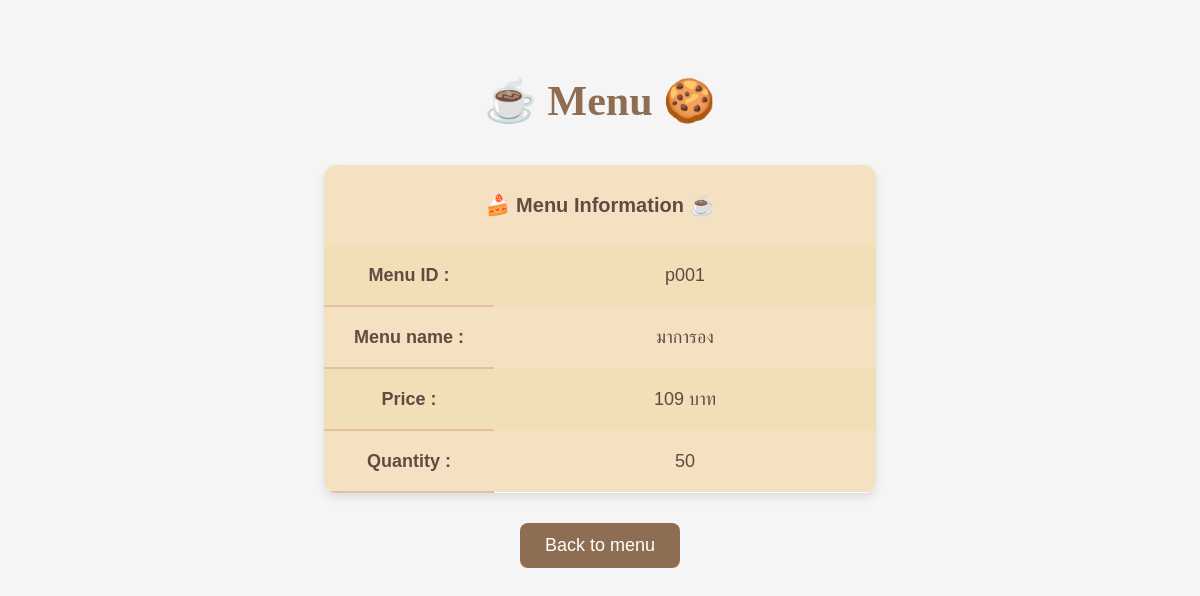
/CoffeeShop/DetailCoffee.php?ProductID=p001, run on the app's committed database.
### tables this page shows
CREATE TABLE `product` (
  `ProductID` varchar(4) NOT NULL,
  `ProductName` varchar(30) NOT NULL,
  `ProductPrice` int(4) NOT NULL,
  `ProductQuantity` int(10) NOT NULL
);

### CoffeeShop/DetailCoffee.php (the view, shortened to what this page needs)
<!DOCTYPE html>
<html lang="th">
<head>
</head>
<body>
<?php
$ProductID = $_REQUEST['ProductID'];
$hostname = "localhost";
$username = "root";
$password = "";
$dbname = "coffeeshop";
$conn = mysqli_connect($hostname, $username, $password, $dbname);
mysqli_set_charset($conn, "utf8mb4");
$ProductID = mysqli_real_escape_string($conn, $ProductID);
$sql = "SELECT * FROM product WHERE ProductID = '$ProductID'";
$result = mysqli_query($conn, $sql);
$data = mysqli_fetch_assoc($result);
echo "<h1>☕ Menu 🍪</h1>";
echo "<div class='table-container'>
        <table>";
echo "<tr>
        <td align='center' colspan='2' bgcolor='#FFE4B5' style='height: 50px; font-size: 20px;'>
            <b> 🍰 Menu Information ☕ </b>
        </td>
      </tr>";
echo "<tr><td style='width: 140px; height: 30px;'> <b> Menu ID : </b> </td><td style='height: 30px;'> {$data['ProductID']} </td></tr>";
echo "<tr><td style='height: 30px;'> <b> Menu name : </b> </td><td style='height: 30px;'> {$data['ProductName']} </td></tr>";
echo "<tr><td style='height: 30px;'> <b> Price : </b> </td><td style='height: 30px;'> {$data['ProductPrice']} บาท </td></tr>";
echo "<tr><td style='height: 30px;'> <b> Quantity : </b> </td><td style='height: 30px;'> {$data['ProductQuantity']} </td></tr>";
echo "</table>
      </div>";
?>
<div class="btn-container">
    <a href="ListOfCoffee.php">
        <button> Back to menu </button>
    </a>
</div>
</body>
</html>

### CoffeeShop/DetailCoffee.php (style rules this page uses)
body { font-family: 'Arial', sans-serif; background-color: #f5f5f5; background-image: url('https://www.transparenttextures.com/patterns/caramel-8px.png'); background-repeat: repeat; color: #5f4b41; text-align: center; padding: 40px; }
h1 { font-family: 'Pacifico', cursive; color: #8e6e53; font-size: 42px; margin-bottom: 40px; }
table { width: 50%; margin: 0 auto; border-collapse: collapse; background-color: #fff; border-radius: 12px; box-shadow: 0 4px 10px rgba(0, 0, 0, 0.1); overflow: hidden; }
th, td { padding: 15px; text-align: center; font-size: 18px; }
td { background-color: #f4e1c1; color: #5f4b41; border-bottom: 2px solid #e3c0a0; }
td:last-child { border-bottom: 0; }
tr:nth-child(even) td { background-color: #f1dfb7; }
.btn-container { margin-top: 30px; display: flex; justify-content: center; gap: 15px; }
.btn-container a button { padding: 12px 25px; font-size: 18px; background-color: #8e6e53; border: none; border-radius: 8px; cursor: pointer; color: white; transition: background-color 0.3s ease, transform 0.2s ease; }

### data on the page
product: ProductID "p001", ProductName "มาการอง", ProductPrice "109", ProductQuantity "50"
